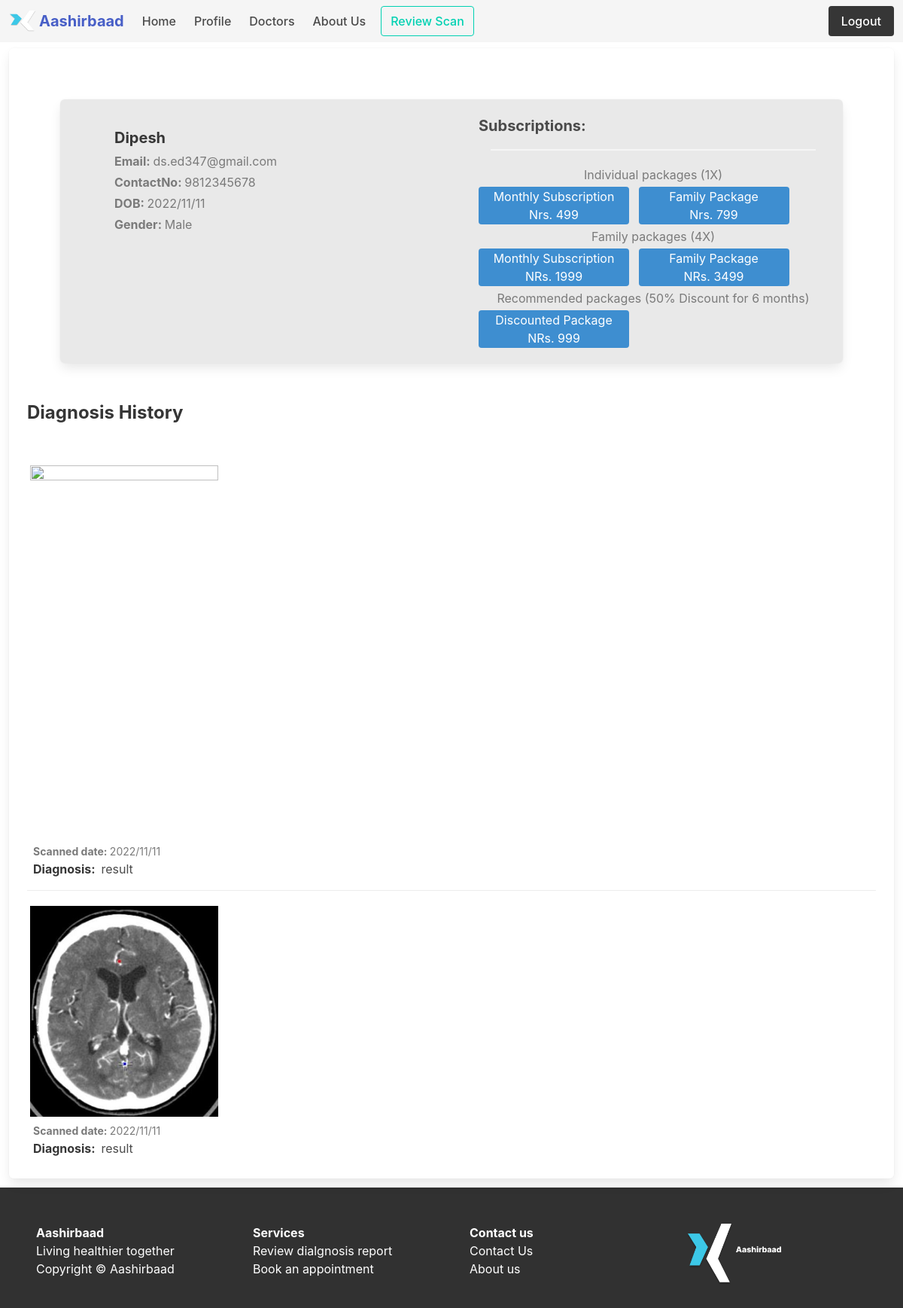
/myProfile (signed in), run on an earlier commit of the app's database.
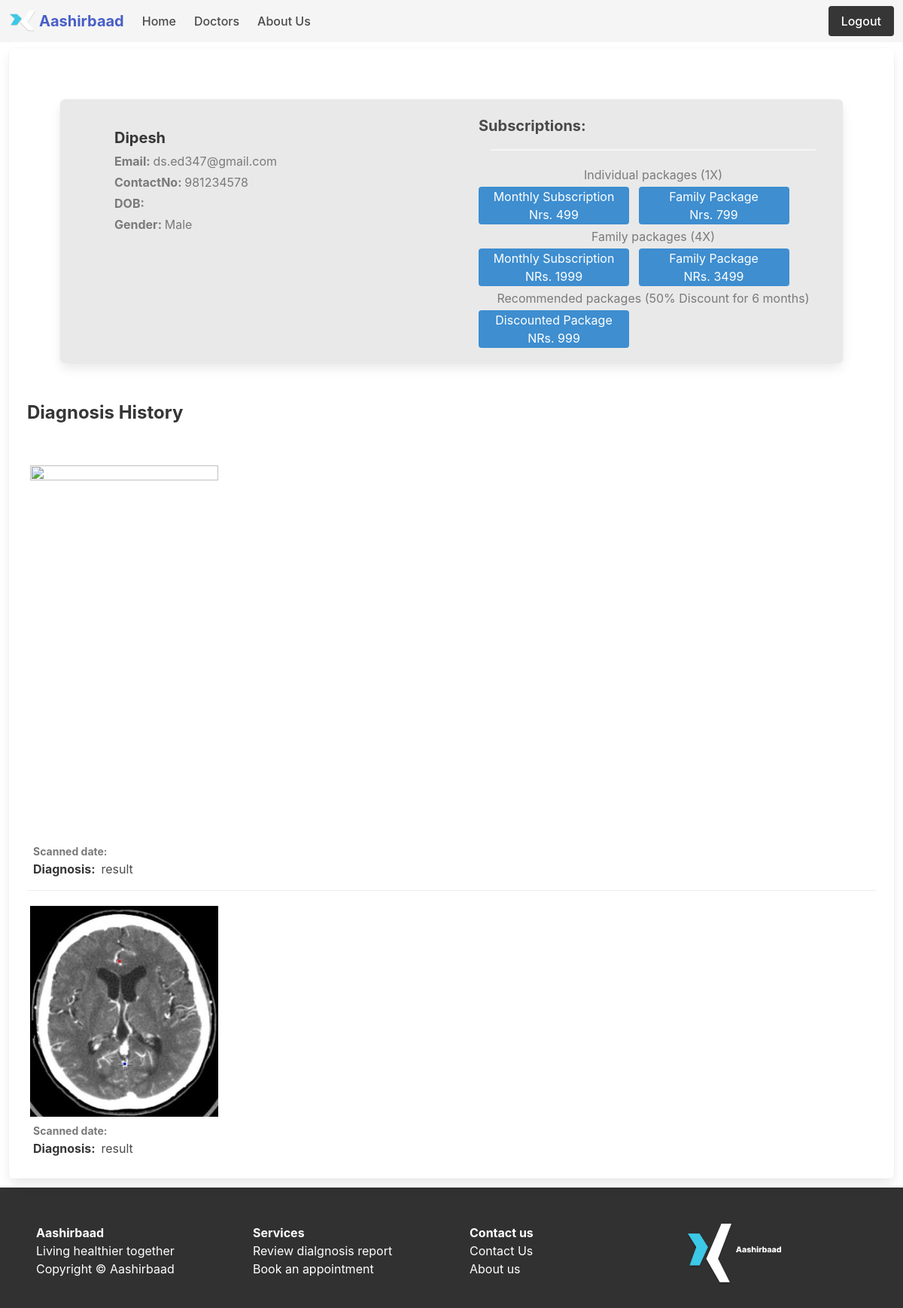
And on a later commit of the database.
### website/models.py (models this page shows)
class User(db.Model,UserMixin):
	id=db.Column(db.Integer, primary_key=True)
	name = db.Column(db.String(150))
	email=db.Column(db.String(150),unique=True)
	password = db.Column(db.String(150))
	gender = db.Column(db.String(10))
	phone = db.Column(db.BigInteger)
	role = db.Column(db.String(20))

class Patient(db.Model,UserMixin):
	id=db.Column(db.Integer,db.ForeignKey('user.id'),primary_key=True)
	dob = db.Column(db.String(20))
	scans = db.relationship('Scan')
	user = db.relationship('User')

### website/views.py (the view)
@views.route('/myProfile')
def patient():
	patient = Patient.query.filter_by(id = current_user.id).first()
	return render_template('patientprofile.html',user=current_user, patient=patient)

### website/__init__.py (called while the page is built)
def create_app():
    app.config['SECRET_KEY'] = 'fagsdfbaisdfkbdjkgn'
    app.config['SQLALCHEMY_DATABASE_URI']=f'sqlite:///{DB_NAME}'
    db.init_app(app)
    from .auth import auth
    from .views import views
    app.register_blueprint(views,url_prefix='/')
    app.register_blueprint(auth,url_prefix='/auth')
    from .models import Doctor, Patient, User
    with app.app_context():
        db.create_all()
    login_manager = LoginManager()
    login_manager.login_view = 'auth.login' #if the user is not logged in, redirects to login page
    login_manager.init_app(app)
    @login_manager.user_loader
    def load_user(id):
        return User.query.get(int(id))
    return app

### website/templates/patientprofile.html
{% extends "base.html" %} {%block title%}{{user.name}}{%endblock%} {% block content %}
    <div class="box m-3">
        <article class="box m-6" style="background-color: rgb(233, 233, 233)">
            <div class="media pl-6">
                <div class="columns media-content">
                <div class="column content">
                    <p>
                    <div><strong class="is-size-5 m-1">{{user.name}}</strong></div>
                    <div class="is-size-6 m-1 has-text-grey"> <strong class="has-text-grey">Email: </strong> {{user.email}}</div>
                    <div class="is-size-6 m-1 mt-0 has-text-grey"> <strong class="has-text-grey">ContactNo: </strong> {{user.phone}}</div>
                    <div class="is-size-6 m-1 has-text-grey"> <strong class="has-text-grey">DOB: </strong> {{patient.dob}}</div>
                    <div class="is-size-6 m-1 has-text-grey"> <strong class="has-text-grey">Gender: </strong> {{user.gender}}</div>
                    </p>
                </div>
                <div class="column is-centered">
                    <h3 class='has-text-weight-bold is-size-5'>Subscriptions:</h3>
                    <hr class="m-4">
                    <div class="">
                    <p class="p-1 has-text-centered has-text-grey">Individual packages (1X)</p>
                    <div class="button is-info p-5 mr-2" style="width: 200px;" >Monthly Subscription <br> Nrs. 499</div>
                    <div class="button is-info p-5" style="width: 200px;">Family Package <br> Nrs. 799</div>
                    </div><div><p class="p-1 has-text-centered has-text-grey">Family packages (4X)</p>
                    <div class="button is-info p-5 mr-2" style="width: 200px;">Monthly Subscription <br> NRs. 1999</div>
                    <div class="button is-info p-5" style="width: 200px;">Family Package<br> NRs. 3499</div>
                    </div><div class="flex"><p class="p-1 has-text-centered has-text-grey">Recommended packages (50% Discount for 6 months)</p>
                    <div class="button is-info p-5" style="width: 200px;">Discounted Package <br> NRs. 999</div></div>
                </div>
                </div>
            </div>
        </article>
        <div class="m-1 mt-6">
            <strong class="is-size-4">Diagnosis History</strong>
            <article class="media mt-6">
                <div class="media-content m-1">
                    <div class="content">
                    <img src="{{ url_for('static',filename='images/x-ray.jpg') }}" width="250px" height="500px" style="object-fit: contain;">
                    <p>
                            <small class="has-text-grey m-1"><b>Scanned date: </b>{{patient.dob}}</small>
                            <br>
                            <strong class="is-size-6 m-1">Diagnosis: </strong><span>result</span>
                            <br>
                    </p>
                    </div>
                </div>
                </article>
                <article class="media mt-3">
                <div class="media-content m-1">
                    <div class="content">
                    <img src="{{ url_for('static',filename='images/ctt.jpg') }}" width="250px" height="500px" style="object-fit: contain;">
                    <p>
                            <small class="has-text-grey m-1"><b>Scanned date: </b>{{patient.dob}}</small>
                            <br>
                            <strong class="is-size-6 m-1">Diagnosis: </strong><span>result</span>
                            <br>
                    </p>
                    </div>
                </div>
                </article>
        </div>
    </div>
{% endblock %}

What changed in the data, as far as the page shows it:
removed Patient: dob "2022/11/11"
changed User "Dipesh": phone "9812345678" → "981234578"; role "Patient" → "Doctor" (drawn)
Also different on the page:
text no longer shown: "Profile Review Scan"
